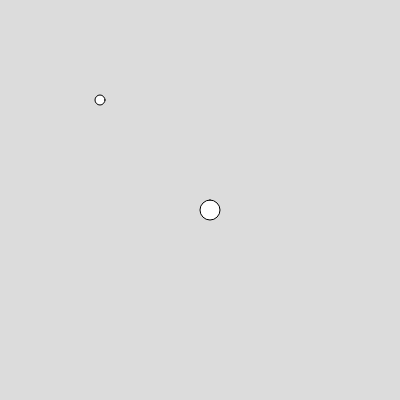
Frame 1 (no input)
Frame 60 (no input): identical to frame 1, image omitted
Frame 120 (the mouse pressed at the canvas centre since frame 60): identical to frame 1, image omitted

The p5.js sketch that drew this single still picture (run headless with seeded random() and noise() and a simulated clock; from frame 60 on, the mouse is pressed at the canvas centre):

// p5.js sketch
// ── sketch.js



function setup() {
  createCanvas(400, 400);

}

function draw() {
  background(220);
rect(200,200,20,20,15)
circle(100,100,10)
}
